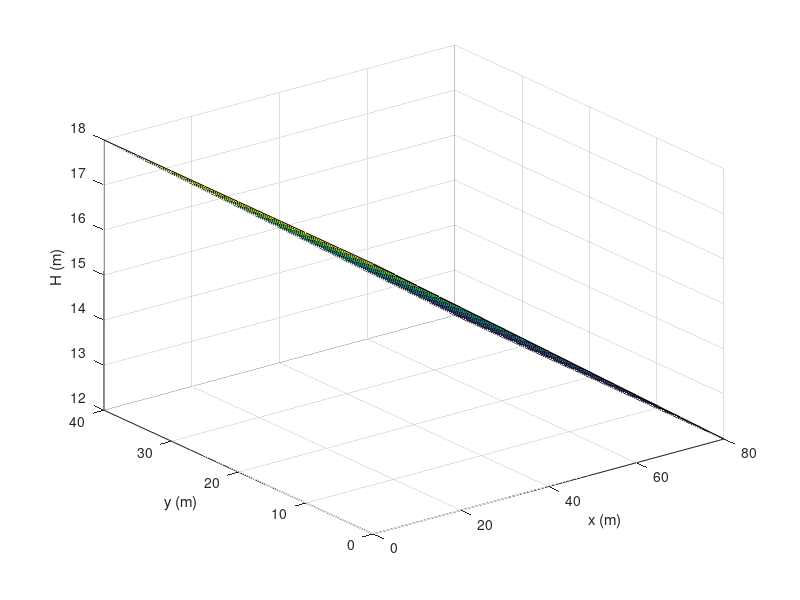
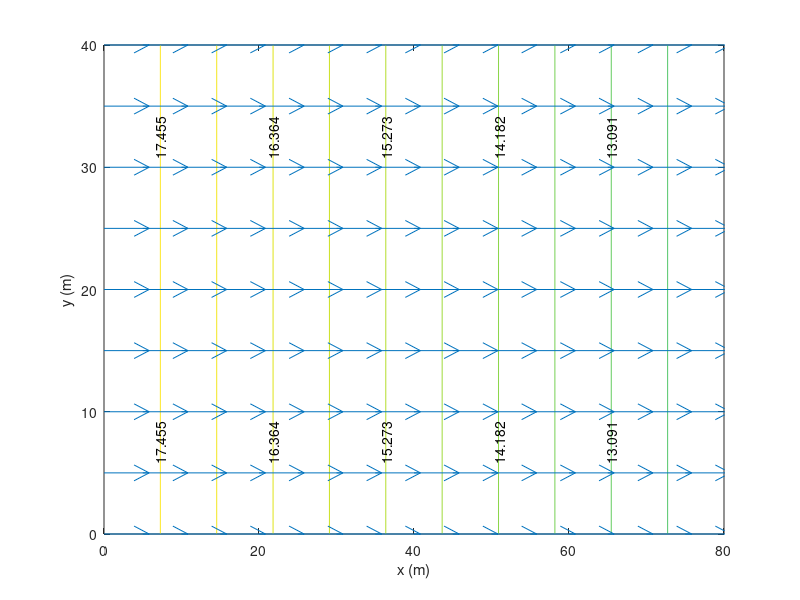
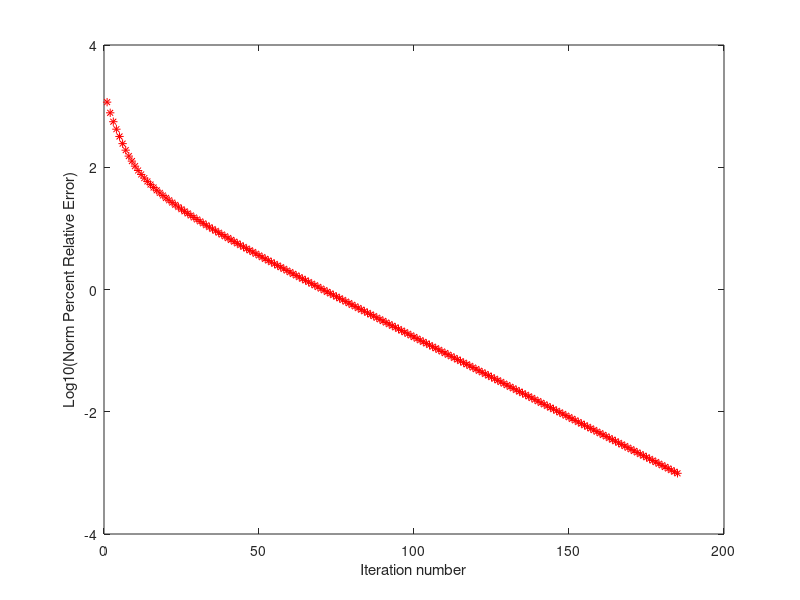
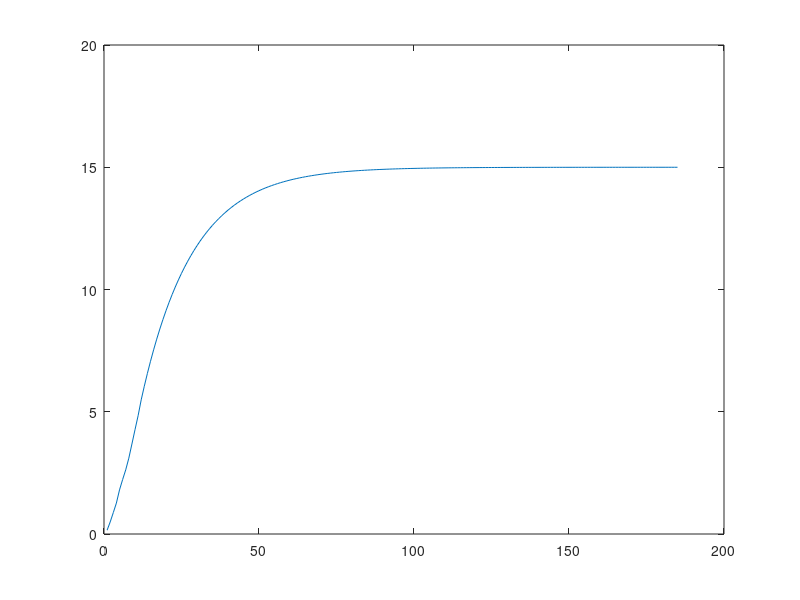

These charts were generated, in order, by the following MATLAB code: (Note: this script raises an error after producing the figures.)
clc; 
close all;
clear;

% Parameters
L = 80; % m
W = 40; % m
dx = 5; % grid point spacing in x 
dy = 5; % grid point spacing in y
Nx = L/dx+1; % num of grid points in x
Ny = W/dy+1; % num of grid points in y
k = 0.02; % thermal conductivity

% Mesh grid
x = linspace(0,L,Nx); % x-coordinate of grid points (m)
y = linspace(0,W,Ny); % y-coordinate of grid points (m)
[X,Y] = meshgrid(x,y); % matrix of x and y coordinates (m), (useful for plotting)


% Preallocate arrays
H = zeros(Ny, Nx);
rel_error = zeros(Ny, Nx);

% Boundary conditions
for j=1:Ny
    H(j, 1) = 18;
    H(j, end) = 12;
end

% Liebmann method
Hold = H;
loop = 1;
iter = 1;
epsi = 1e-3; % stopping criterion for Liebmann Method
lambda = 1.5; % over-relaxation factor

while loop
    for j=1:(Ny)
        for i=2:(Nx-1)
            if (j == 1)
                H(j,i) =  lambda*(0.25*(H(j,i+1)+H(j,i-1)+ 2*H(j+1,i)))+(1-lambda)*Hold(j,i);
            elseif (j == Ny)
                H(j,i) =  lambda*(0.25*(H(j,i+1)+H(j,i-1)+ 2*H(j-1,i)))+(1-lambda)*Hold(j,i);
            else
                H(j,i) =  lambda*(0.25*(H(j,i+1)+H(j,i-1)+H(j+1,i)+H(j-1,i)))+(1-lambda)*Hold(j,i);
            end
            rel_error(j,i) = 100*(H(j,i)-Hold(j,i))/H(j,i);
        end
    end
    norm_error(iter) = norm(rel_error,2);
    c_error(iter) = H(5,9);
    if (norm_error(iter)<epsi)||(iter>1000)
        loop = 0;
    else
        iter = iter+1;
        Hold = H;
    end
end
disp('Number of iteration to convergence = ');disp(iter)

surf(X,Y,H)
xlabel('x (m)')
ylabel('y (m)')
zlabel('H (m)')

figure
[C,h] = contour(X,Y,H,10);
set(h,'ShowText','on','TextStep',get(h,'LevelStep')*2)
xlabel('x (m)')
ylabel('y (m)')

% Solution gradient on contour
[qx,qy] = gradient(H,dx,dx);
qx = -k*qx;
qy = -k*qy;
hold on
quiver(x,y,qx,qy)

figure
plot(log10(norm_error),'*r')
xlabel('Iteration number')
ylabel('Log10(Norm Percent Relative Error)')

figure
plot(c_error)
yline(15)
xlabel('Number of Iterations')
ylabel('Hydraulic Head (m)')
